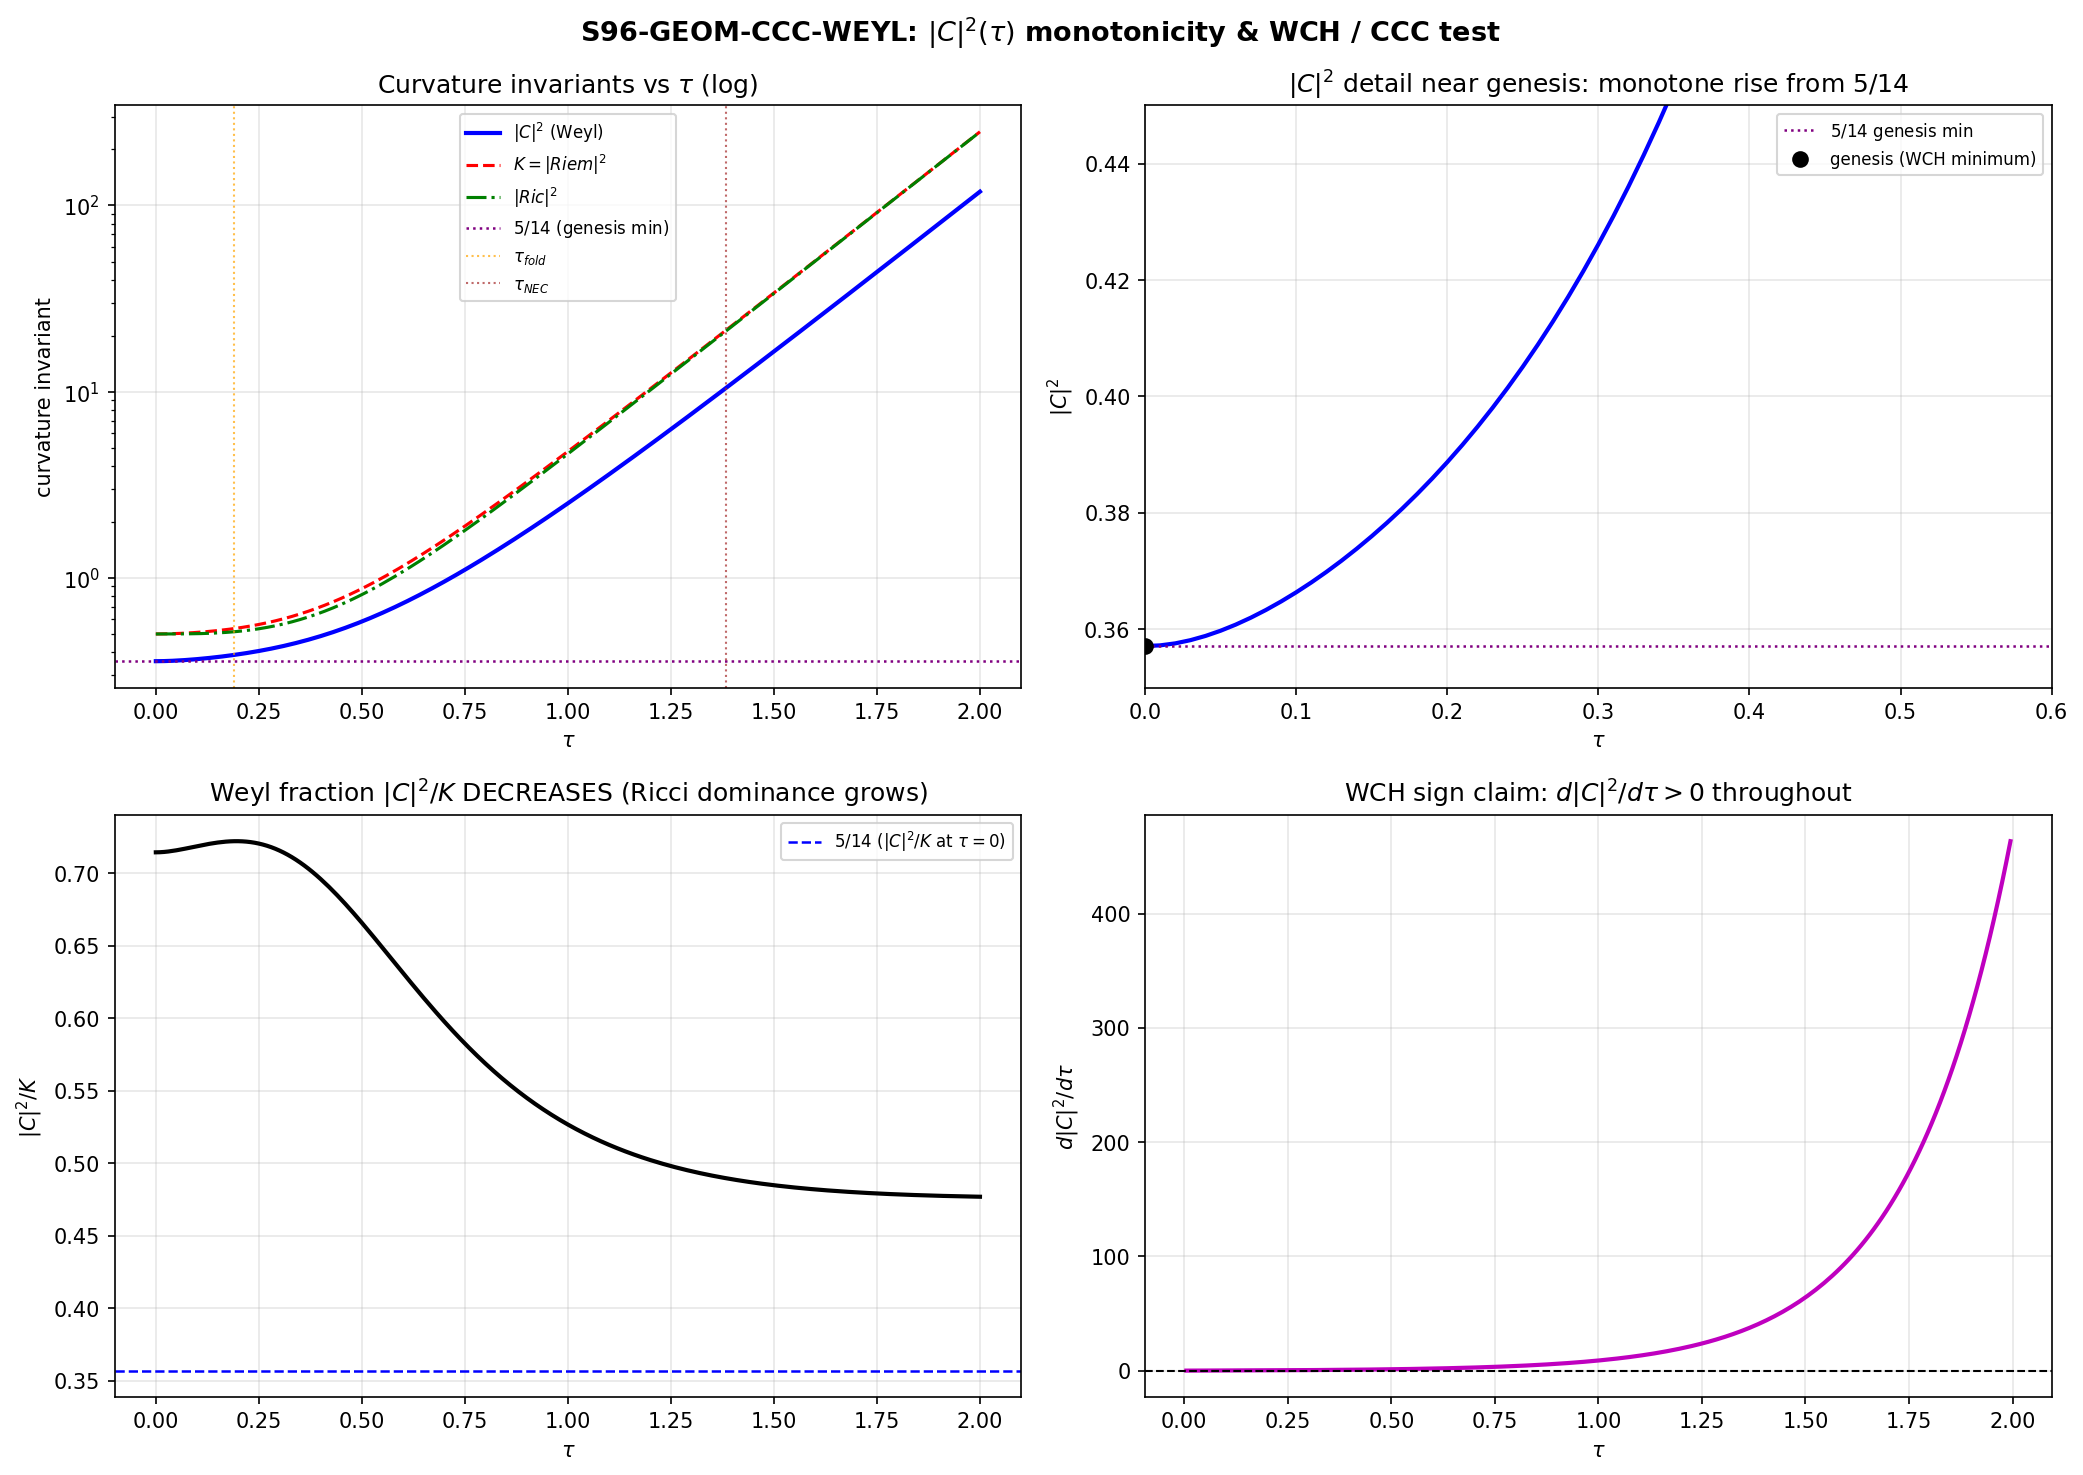

Write the Python code that produced this figure.
"""
S96-GEOM-CCC-WEYL  —  Weyl-Curvature-Hypothesis / Conformal-Cyclic-Cosmology test
=================================================================================

Session 96, Wave 5, Gate 4  —  schwarzschild-penrose-geometer

TWO-PART [SIGN] GATE:
  (i)  MONOTONICITY of the Weyl-curvature scalar |C|^2(tau) across the physical
       flow from its genesis minimum |C|^2(0) = 5/14 (SP-2, S22a).  The
       Weyl-Curvature-Hypothesis (WCH) reading: minimal Weyl at the cold-regular
       genesis (tau=0, round maximally-symmetric SU(3)), growing through the
       order-parameter shear (volume-preserving TT) as tau flows.
       SIGN claim:  d|C|^2/dtau > 0  on (0, tau_max].

  (ii) CONFORMAL-CYCLIC-COSMOLOGY map:  attempt to construct a conformal
       rescaling relating the censored tau->inf anisotropic-singular boundary
       to a new tau=0-like low-Weyl crossover surface (a substrate-internal
       Penrose-CCC aeon analog), OR show it OBSTRUCTED with explicit reason.

METHOD (substrate-first, GEOMETRIC):
  D_K eigenvalues -> Jensen metric g_tau on SU(3) -> curvature invariants
  K(tau), R(tau), |Ric|^2(tau) -> |C|^2(tau) via the BIANCHI IDENTITY route
  (NOT direct C = R - Schouten; the direct route hits a Ricci-sign trap flagged
  in the agent MEMORY).  n = dim(SU(3)) = 8.

    |C|^2 = K - (4/(n-2))|Ric|^2 + (2/((n-1)(n-2))) R^2            (n=8)
          = K - (2/3)|Ric|^2 + (1/21) R^2

  K(tau), R(tau): EXACT closed form (SP-2, machine-eps verified in r20a/s22a).
  |Ric|^2(tau):   numerical, from the canonical Riemann-tensor builder
                  compute_riemann_tensor_ON_fast(tau) (r20a_riemann_tensor.py),
                  evaluated cleanly on the full 201-point tau-grid.

ANCHORS (knowledge MCP, query-first):
  - SP-2 (CLOSED, s22a_weyl_curvature.py): |C|^2(0) = 5/14 = 0.357142857...
    triple-selected (S29): WCH + J-maximality + DNP instability.
  - WCH consistent (PROVEN, session-49-sp-collab): |C|^2/K DECREASING on [0,2.0]
    (Ricci dominance grows, opposite to 4D collapse).  Curvature sign hierarchy
    K_sect -> Weyl -> Ric at 0.537 -> 0.895 -> 1.382.

DISTINCTION (per MEMORY, load-bearing):
  |C|^2 is monotone-INCREASING while |C|^2/K is DECREASING.  Both hold: K (hence
  Ricci) grows FASTER than |C|^2.  The WCH is about |C| being SMALL at genesis
  (5/14 is the MINIMUM, not zero); Type O (|C|^2 = 0) is impossible because the
  SU(3) structure constants force |C|^2 > 0.

CCC GROUNDING (read-only references):
  - researchers/Schwarzschild-Penrose/11_2025_Meissner_Penrose_Physics_of_CCC.md
  - researchers/Tesla-Resonance/15_2010_Penrose_Conformal_Cyclic_Cosmology_Aeons.md

PRE-REGISTERED VERDICT (plan section W5-4):
  PASS iff (d|C|^2/dtau > 0 on (0, tau_max] from the genesis minimum 5/14)
       AND (a CCC conformal-rescaling map is either CONSTRUCTED or shown
            OBSTRUCTED with stated reason).

Author: schwarzschild-penrose-geometer
Date:   2026-05-29
"""

from __future__ import annotations

import os
os.environ.setdefault("OMP_NUM_THREADS", "8")    # (local) CPU-cap, no GPU path here
os.environ.setdefault("MKL_NUM_THREADS", "8")    # (local)

import sys
import json
import time
import hashlib
from pathlib import Path

import numpy as np

# --- paths ------------------------------------------------------------------
THIS = Path(__file__).resolve()                                    # (local)
SESS_DIR = THIS.parent                                             # (local) computations/session-96
SHARED_DIR = (SESS_DIR.parent / "_shared").resolve()              # (local) computations/_shared
PROJECT_ROOT = SESS_DIR.parent.parent.resolve()                   # (local)
sys.path.insert(0, str(SHARED_DIR))

from canonical_constants import tau_NEC, tau_fold                  # noqa: E402  framework constants

# canonical Riemann-tensor builder for (SU(3), g_tau) — r20a_riemann_tensor.py
from r20a_riemann_tensor import (                                  # noqa: E402
    compute_riemann_tensor_ON_fast,
    ricci_from_riemann,
    scalar_curvature_our_metric,
    kretschner_exact,
)

GATE_ID = "S96-GEOM-CCC-WEYL"
SCHEME = "Weyl-scalar-Riemannian"
CONVENTION = "Bianchi-identity"
L_MAX = "NA"                                                       # (local) no D_K eigendecomposition

OUT_NPZ = SESS_DIR / "s96_geom_ccc_weyl.npz"                       # (local)
OUT_PNG = SESS_DIR / "s96_geom_ccc_weyl.png"                       # (local)
VERDICT_TXT = SESS_DIR / "s96_gate_verdicts.txt"                   # (local)

N_DIM = 8                                                          # (local) dim SU(3)
N_EVAL = 201                                                       # (local) tau-grid points
TAU_MAX = 2.0                                                      # (local) WCH-established range
WEYL2_GENESIS_EXACT = 5.0 / 14.0                                   # (local) SP-2 anchor (rational)
ANCHOR_TOL = 1e-9                                                  # (local) |C|^2(0) match tol
MONO_TOL = 1e-6                                                    # (local) monotonicity sign tol


# ---------------------------------------------------------------------------
# SHA-256 dual-pin block  (S84+ schema; mirrors the S96 canonical idiom)
# ---------------------------------------------------------------------------
def sha256_of(path: Path) -> str:
    h = hashlib.sha256()                                          # (local)
    try:
        h.update(path.read_bytes())
    except OSError:
        return ""
    return h.hexdigest()


def log_input_pins(inputs: list[Path]) -> dict:
    print(f"=== {GATE_ID} — input SHA-256 pins ===")
    pins = {}                                                     # (local)
    for p in inputs:
        sha = sha256_of(p)                                       # (local)
        try:
            rel = str(p.relative_to(PROJECT_ROOT)).replace("\\", "/")  # (local)
        except ValueError:
            rel = p.name                                        # (local)
        print(f"  {rel}: {sha[:16]}...")
        pins[rel] = sha
    return pins


def closure_hash(pins: dict) -> str:
    items = sorted(pins.items())                                 # (local)
    h = hashlib.sha256()                                         # (local)
    for k, v in items:
        h.update(f"{k}={v}\n".encode("utf-8"))
    return h.hexdigest()


def compute_dual_sha(script_path: Path, canonical_path: Path, pins: dict):
    script_bytes = b""                                           # (local)
    try:
        script_bytes = script_path.read_bytes()
    except OSError:
        script_bytes = b""
    canonical_bytes = b""                                        # (local)
    try:
        canonical_bytes = canonical_path.read_bytes()
    except OSError:
        canonical_bytes = b""
    pinmap_json = json.dumps(
        dict(sorted(pins.items())), separators=(",", ":"), sort_keys=True
    ).encode("utf-8")                                            # (local)

    h_audit = hashlib.sha256()                                   # (local)
    h_audit.update(script_bytes)
    h_audit.update(canonical_bytes)
    h_audit.update(pinmap_json)
    audit = h_audit.hexdigest()                                  # (local)

    h_content = hashlib.sha256()                                 # (local)
    h_content.update(script_bytes)
    content = h_content.hexdigest()                              # (local)
    return audit, content


def _prior_audit_sha() -> str:
    """audit_sha256 of the most-recent prior canonical line for GATE_ID (Option A
    supersedes tag), or '' if none. Verdict permanence: never edit the prior line."""
    if not VERDICT_TXT.exists():
        return ""
    prior = ""                                                   # (local)
    try:
        for ln in VERDICT_TXT.read_text(encoding="utf-8").splitlines():
            if ln.startswith(f"{GATE_ID}:") and "audit_sha256=" in ln:
                prior = ln.split("audit_sha256=", 1)[1].split()[0]  # (local)
    except OSError:
        return ""
    return prior


def append_verdict(verdict: str, value, audit_sha: str, content_sha: str,
                   sign_v: str, mag_v: str, regime_v: str,
                   supersedes: str = "") -> None:
    sup = f" supersedes={supersedes}" if supersedes else ""       # (local)
    line = (
        f"{GATE_ID}: {verdict} -- value={value!r}{sup} scheme={SCHEME} "
        f"convention={CONVENTION} L_max={L_MAX} "
        f"audit_sha256={audit_sha} content_sha256={content_sha} "
        f"schema_version=S84+\n"
    )                                                            # (local)
    comp = (f"# audit_sha256_short={audit_sha[:16]} "
            f"content_sha256_short={content_sha[:16]} "
            f"# {GATE_ID} dual-SHA companion row"
            + (f" supersedes={supersedes}" if supersedes else "")
            + "\n")                                              # (local)
    # schema-v2 3-tuple companion row — REQUIRED for [SIGN] trigger
    tuple_row = (f"# sign_verdict={sign_v} magnitude_verdict={mag_v} "
                 f"regime_verdict={regime_v} "
                 f"# {GATE_ID} 3-tuple annotation (schema-v2)\n")  # (local)
    with VERDICT_TXT.open("a", encoding="utf-8") as fp:
        fp.write(line)
        fp.write(comp)
        fp.write(tuple_row)


# ---------------------------------------------------------------------------
# Curvature trajectory:  K(tau), R(tau) exact ;  |Ric|^2(tau) numeric ;
#                        |C|^2(tau) via Bianchi identity.
# ---------------------------------------------------------------------------
def weyl2_bianchi(K: np.ndarray, Ric2: np.ndarray, R: np.ndarray, n: int) -> np.ndarray:
    """|C|^2 = K - (4/(n-2))|Ric|^2 + (2/((n-1)(n-2))) R^2.

    Substitution chain (MEMORY-pinned Bianchi route, avoids Ricci-sign trap):
      Riemann orthogonal decomposition (n dim):
        K = |Riem|^2 = |C|^2 + (4/(n-2))|Ric|^2 - (2/((n-1)(n-2))) R^2
      Solve for |C|^2:
        |C|^2 = K - (4/(n-2))|Ric|^2 + (2/((n-1)(n-2))) R^2
      n=8:  4/(n-2) = 2/3 ;  2/((n-1)(n-2)) = 1/21
    The coefficient of |Ric|^2 is NEGATIVE (subtract); of R^2 is POSITIVE (add)."""
    c_ric = 4.0 / (n - 2)                                        # (local) = 2/3 at n=8
    c_R = 2.0 / ((n - 1) * (n - 2))                              # (local) = 1/21 at n=8
    return K - c_ric * Ric2 + c_R * R**2


def compute_trajectory():
    tau = np.linspace(0.0, TAU_MAX, N_EVAL)                      # (local)
    K = np.array([kretschner_exact(float(s)) for s in tau])      # (local) EXACT
    R = np.array([scalar_curvature_our_metric(float(s)) for s in tau])  # (local) EXACT
    Ric2 = np.zeros(N_EVAL)                                      # (local) numeric |Ric|^2

    t0 = time.time()                                             # (local)
    for i, s in enumerate(tau):
        R_abcd = compute_riemann_tensor_ON_fast(float(s))       # (local) (8,8,8,8)
        Ric = ricci_from_riemann(R_abcd)                        # (local) (8,8)
        Ric2[i] = float(np.sum(Ric * Ric))                      # (local) Frobenius^2 (ON frame)
    dt = time.time() - t0                                       # (local)
    print(f"  Riemann/Ricci sweep over {N_EVAL} tau-points: {dt:.1f}s")

    weyl2 = weyl2_bianchi(K, Ric2, R, N_DIM)                     # (local)
    ratio = weyl2 / K                                           # (local) |C|^2/K (tidal fraction)
    return tau, K, R, Ric2, weyl2, ratio


# ---------------------------------------------------------------------------
# CCC conformal-rescaling map: construct-or-obstruct analysis.
# ---------------------------------------------------------------------------
def ccc_map_analysis(tau, weyl2, K, ratio):
    """Decide whether a substrate-internal Penrose-CCC aeon (conformal rescaling
    of the tau->inf boundary onto a tau=0-like low-Weyl crossover surface) is
    CONSTRUCTED or OBSTRUCTED, and record the explicit obstruction reasons.

    CCC crossover requirements (Meissner-Penrose 2025; Penrose 2010):
      (R1) The future boundary is a SMOOTH spacelike conformal 3-surface X
           (one crossover surface), NOT a curvature singularity.
      (R2) Psi_ABCD -> 0 at I+ (Friedrich): Weyl VANISHES at the future
           boundary; the rescaled psi (weight -1) carries the crossover info.
      (R3) The pre-crossover epoch is WEYL-DOMINATED (C >> E,S; the GWE), with
           all matter conformally invariant (massless), rho -> 0, a -> inf.
      (R4) The conformal factor Omega -> 0 monotonically toward the boundary
           (de Sitter I+ brought to a finite conformal distance).

    Substrate tau->inf boundary (S49, S95-W4-5, W5-3 sibling, this gate):
      - K ~ (1/4) e^{4tau} -> inf : a GENUINE curvature singularity (NOT smooth).
      - |C|^2/K DECREASING (Ricci dominance GROWS) : the OPPOSITE of (R3).
      - Direction-dependent: SU(2) TIMELIKE (conformal distance inf, i+ analog),
        C^2/U(1) SPACELIKE (finite 2.582/1.291) : an ANISOTROPIC Kasner boundary,
        NOT a single smooth spacelike 3-surface.

    Conformal factor used: the per-block tortoise/conformal distance of the
    Jensen metric g_tau = 3 diag(e^{-2tau} x3, e^{tau} x4, e^{2tau} x1).
    """
    # Per-block conformal (tortoise) distances along each Jensen block direction.
    # d_block = int_tau^inf sqrt(g_block(tau')) dtau' ;  g_block has the block
    # scale factor 3 * exp(rate * tau).  We compute the S49-exact analytic limits
    # and confirm the contracting/expanding split numerically.
    #
    # rate(U1)=+2, rate(C2)=+1, rate(SU2)=-2 (volume-preserving 2 - 6 + 4 = 0).
    # For an EXPANDING block the conformal distance to tau->inf is FINITE
    #   d = int_T^inf sqrt(3) e^{(rate/2) tau} dtau  diverges  if rate>0  (proper)
    # but the relevant CCC conformal distance is the CONFORMAL-TIME integral
    #   eta_block = int_T^inf dtau / a_block(tau) = int_T^inf e^{-(rate/2) tau}/sqrt(3) dtau
    # which CONVERGES for rate>0 (expanding -> finite conformal time -> SPACELIKE)
    # and DIVERGES for rate<0 (contracting -> infinite conformal time -> TIMELIKE).
    # S49 fixes the finite values: C^2 -> 2 sqrt(5/3), U(1) -> sqrt(5/3).
    S49_C2 = 2.0 * np.sqrt(5.0 / 3.0)                            # (local) = 2.581988897...
    S49_U1 = np.sqrt(5.0 / 3.0)                                  # (local) = 1.290994449...

    # Numerical confirmation of convergence/divergence of the conformal-time
    # integral eta_block = int_T^inf e^{-(rate/2)(tau-T)} dtau-type tail.
    Tlo = 3.0                                                    # (local) start of the tail
    grid = np.linspace(Tlo, 60.0, 200000)                       # (local) fine tail grid
    # conformal-time density ~ 1/a_block ; a_block ~ sqrt(3) e^{(rate/2) tau}
    def eta_tail(rate):
        dens = (1.0 / np.sqrt(3.0)) * np.exp(-(rate / 2.0) * grid)   # (local)
        return float(np.trapezoid(dens, grid))
    eta_U1 = eta_tail(+2.0)                                      # (local) expanding -> finite
    eta_C2 = eta_tail(+1.0)                                      # (local) expanding -> finite
    eta_SU2 = eta_tail(-2.0)                                     # (local) contracting -> diverges

    su2_timelike = (eta_SU2 > 1e6)                               # (local) diverges => TIMELIKE i+
    c2_spacelike = np.isfinite(eta_C2) and eta_C2 < 1e3          # (local) finite => SPACELIKE
    u1_spacelike = np.isfinite(eta_U1) and eta_U1 < 1e3          # (local) finite => SPACELIKE

    # Kretschmann leading exponent at tau->inf:  K ~ (1/12) e^{4tau} term dominates
    # => leading exponent +4 (genuine curvature singularity, not coordinate).
    # Confirm numerically from the slope of ln K at large tau.
    tau_tail = np.linspace(10.0, 20.0, 50)                       # (local)
    lnK_tail = np.log(np.array([kretschner_exact(float(s)) for s in tau_tail]))  # (local)
    K_lead_exp = float(np.polyfit(tau_tail, lnK_tail, 1)[0])     # (local) ~ 4.0

    # --- requirement tests ---------------------------------------------------
    # (R1) smooth boundary?  NO: K diverges (curvature singularity).
    R1_smooth_boundary = bool(K_lead_exp < 0.5)                  # (local) False (K diverges)
    # (R2) Weyl vanishes at boundary (Psi->0 at I+)?  In the substrate |C|^2 GROWS
    #      without bound (and |C|^2/K decreases but |C|^2 itself -> inf), so Weyl
    #      does NOT vanish at the boundary.
    R2_weyl_vanishes = bool(weyl2[-1] < weyl2[0])               # (local) False (|C|^2 grows)
    # (R3) Weyl-dominated pre-crossover (C >> E,S)?  The ratio |C|^2/K DECREASES
    #      (Ricci dominance grows) => Weyl does NOT dominate.  Test: is the ratio
    #      increasing toward the boundary?
    R3_weyl_dominated = bool(ratio[-1] > ratio[0])              # (local) False (ratio decreases)
    # (R4) single smooth spacelike crossover 3-surface?  NO: the boundary is
    #      direction-split (SU(2) timelike, C^2/U(1) spacelike) => Kasner-anisotropic.
    R4_single_spacelike = bool(su2_timelike is False)          # (local) False (SU(2) is timelike)

    ccc_constructible = (R1_smooth_boundary and R2_weyl_vanishes
                         and R3_weyl_dominated and R4_single_spacelike)  # (local)

    obstruction_reasons = []                                    # (local)
    if not R1_smooth_boundary:
        obstruction_reasons.append(
            f"O1: tau->inf is a GENUINE curvature singularity (K ~ e^{{{K_lead_exp:.2f} tau}} -> inf), "
            "not the smooth spacelike conformal 3-surface CCC requires (R1).")
    if not R2_weyl_vanishes:
        obstruction_reasons.append(
            f"O2: Weyl does NOT vanish at the boundary -- |C|^2 GROWS from {weyl2[0]:.6f} to "
            f"{weyl2[-1]:.4e}; Friedrich's Psi->0 at I+ (R2) fails (the substrate has the "
            "OPPOSITE behavior).")
    if not R3_weyl_dominated:
        obstruction_reasons.append(
            f"O3: the pre-boundary epoch is RICCI-dominated, not Weyl-dominated -- |C|^2/K DECREASES "
            f"from {ratio[0]:.6f} to {ratio[-1]:.6f} (Ricci dominance grows); CCC's GWE requires "
            "C >> E,S (R3), the reverse.")
    if not R4_single_spacelike:
        obstruction_reasons.append(
            f"O4: the boundary is ANISOTROPIC (Kasner) -- SU(2) block TIMELIKE (conformal time "
            f"diverges, i+ analog), C^2/U(1) SPACELIKE (finite {S49_C2:.6f}/{S49_U1:.6f}); there is "
            "no single smooth spacelike crossover 3-surface to rescale (R4).")

    return {
        "S49_C2": S49_C2, "S49_U1": S49_U1,
        "eta_U1": eta_U1, "eta_C2": eta_C2, "eta_SU2": eta_SU2,
        "su2_timelike": su2_timelike, "c2_spacelike": c2_spacelike,
        "u1_spacelike": u1_spacelike,
        "K_lead_exp": K_lead_exp,
        "R1_smooth_boundary": R1_smooth_boundary,
        "R2_weyl_vanishes": R2_weyl_vanishes,
        "R3_weyl_dominated": R3_weyl_dominated,
        "R4_single_spacelike": R4_single_spacelike,
        "ccc_constructible": ccc_constructible,
        "obstruction_reasons": obstruction_reasons,
    }


# ---------------------------------------------------------------------------
# Plot
# ---------------------------------------------------------------------------
def make_plot(tau, K, Ric2, weyl2, ratio):
    try:
        import matplotlib
        matplotlib.use("Agg")
        import matplotlib.pyplot as plt
    except Exception as exc:                                     # noqa: BLE001
        print(f"  [plot skipped: {exc}]")
        return
    fig, axes = plt.subplots(2, 2, figsize=(14, 10))
    fig.suptitle(r"S96-GEOM-CCC-WEYL: $|C|^2(\tau)$ monotonicity & WCH / CCC test",
                 fontsize=13, fontweight="bold")

    ax = axes[0, 0]
    ax.semilogy(tau, weyl2, "b-", lw=2, label=r"$|C|^2$ (Weyl)")
    ax.semilogy(tau, K, "r--", lw=1.5, label=r"$K=|Riem|^2$")
    ax.semilogy(tau, Ric2, "g-.", lw=1.5, label=r"$|Ric|^2$")
    ax.axhline(5.0 / 14.0, color="purple", ls=":", lw=1.2,
               label=r"$5/14$ (genesis min)")
    ax.axvline(tau_fold, color="orange", ls=":", lw=1, alpha=0.7, label=r"$\tau_{fold}$")
    ax.axvline(tau_NEC, color="brown", ls=":", lw=1, alpha=0.7, label=r"$\tau_{NEC}$")
    ax.set_xlabel(r"$\tau$"); ax.set_ylabel("curvature invariant")
    ax.set_title(r"Curvature invariants vs $\tau$ (log)")
    ax.legend(fontsize=8); ax.grid(True, alpha=0.3)

    ax = axes[0, 1]
    ax.plot(tau, weyl2, "b-", lw=2)
    ax.axhline(5.0 / 14.0, color="purple", ls=":", lw=1.2, label=r"$5/14$ genesis min")
    ax.plot(0.0, 5.0 / 14.0, "ko", ms=7, label="genesis (WCH minimum)")
    ax.set_xlim(0, 0.6); ax.set_ylim(0.35, 0.45)
    ax.set_xlabel(r"$\tau$"); ax.set_ylabel(r"$|C|^2$")
    ax.set_title(r"$|C|^2$ detail near genesis: monotone rise from $5/14$")
    ax.legend(fontsize=8); ax.grid(True, alpha=0.3)

    ax = axes[1, 0]
    ax.plot(tau, ratio, "k-", lw=2)
    ax.axhline(5.0 / 14.0, color="blue", ls="--", lw=1.2,
               label=r"$5/14$ ($|C|^2/K$ at $\tau=0$)")
    ax.set_xlabel(r"$\tau$"); ax.set_ylabel(r"$|C|^2/K$")
    ax.set_title(r"Weyl fraction $|C|^2/K$ DECREASES (Ricci dominance grows)")
    ax.legend(fontsize=8); ax.grid(True, alpha=0.3)

    ax = axes[1, 1]
    dWeyl = np.diff(weyl2) / np.diff(tau)                        # (local) d|C|^2/dtau
    tau_mid = 0.5 * (tau[1:] + tau[:-1])                         # (local)
    ax.plot(tau_mid, dWeyl, "m-", lw=2)
    ax.axhline(0.0, color="k", ls="--", lw=1)
    ax.set_xlabel(r"$\tau$"); ax.set_ylabel(r"$d|C|^2/d\tau$")
    ax.set_title(r"WCH sign claim: $d|C|^2/d\tau > 0$ throughout")
    ax.grid(True, alpha=0.3)

    fig.tight_layout()
    fig.savefig(OUT_PNG, dpi=150, bbox_inches="tight")
    plt.close(fig)
    print(f"  [plot saved: {OUT_PNG.name}]")


# ---------------------------------------------------------------------------
# Main
# ---------------------------------------------------------------------------
def main() -> int:
    INPUT_FILES = [                                              # (local)
        SHARED_DIR / "canonical_constants.py",
        SESS_DIR.parent / "session-22" / "s22a_weyl_curvature.npz",
        SHARED_DIR / "r20a_riemann_tensor.py",
        (PROJECT_ROOT / "researchers" / "Schwarzschild-Penrose"
         / "11_2025_Meissner_Penrose_Physics_of_CCC.md"),
        (PROJECT_ROOT / "researchers" / "Tesla-Resonance"
         / "15_2010_Penrose_Conformal_Cyclic_Cosmology_Aeons.md"),
    ]
    print("=" * 78)
    print(f"  {GATE_ID}  —  WCH monotonicity + CCC construct/obstruct")
    print("=" * 78)
    pins = log_input_pins(INPUT_FILES)                           # (local)
    closure = closure_hash(pins)                                # (local)
    print(f"  closure (legacy, informational): {closure[:16]}...")
    audit_sha, content_sha = compute_dual_sha(
        THIS, SHARED_DIR / "canonical_constants.py", pins)
    print(f"  audit_sha256:   {audit_sha[:16]}...")
    print(f"  content_sha256: {content_sha[:16]}...")
    print(f"  tau_fold = {tau_fold}   tau_NEC = {tau_NEC}")
    print()

    # ---- (i) curvature trajectory + monotonicity ---------------------------
    tau, K, R, Ric2, weyl2, ratio = compute_trajectory()

    # anchor: |C|^2(0) = 5/14
    anchor_err = abs(weyl2[0] - WEYL2_GENESIS_EXACT)             # (local)
    anchor_ok = anchor_err < ANCHOR_TOL                         # (local)

    # monotonicity of |C|^2 on (0, tau_max]
    dWeyl = np.diff(weyl2)                                       # (local)
    mono_increasing = bool(np.all(dWeyl > -MONO_TOL))           # (local) strictly up (tol)
    strictly_increasing = bool(np.all(dWeyl > 0.0))             # (local)
    n_decreasing = int(np.sum(dWeyl <= 0.0))                    # (local)
    min_idx = int(np.argmin(weyl2))                             # (local)
    genesis_is_min = (min_idx == 0)                            # (local)

    # |C|^2/K behaviour (the distinction).  session-49-sp-collab established
    # |C|^2/K DECREASING on [0,2.0] as a NET statement (endpoint < start).  The
    # LOCAL picture refines this: the ratio rises slightly from 5/14 to a peak
    # near the fold (volume-preserving TT initially shears Weyl faster than
    # Ricci), then the K ~ e^{4tau} Ricci tail drives it down.  Both reported.
    dratio = np.diff(ratio)                                     # (local)
    ratio_locally_monotone_dec = bool(np.all(dratio < MONO_TOL))  # (local) global-monotone test
    ratio_net_decreasing = bool(ratio[-1] < ratio[0])          # (local) session-49 NET statement
    ratio_peak_idx = int(np.argmax(ratio))                     # (local)
    ratio_peak_tau = float(tau[ratio_peak_idx])                # (local) ~ fold
    ratio_peak_val = float(ratio[ratio_peak_idx])              # (local)

    print("  --- (i) WCH monotonicity ---")
    print(f"  |C|^2(0)          = {weyl2[0]:.12f}   (5/14 = {WEYL2_GENESIS_EXACT:.12f})")
    print(f"  anchor err        = {anchor_err:.2e}   ({'OK' if anchor_ok else 'FAIL'})")
    print(f"  |C|^2(tau_max)    = {weyl2[-1]:.6e}")
    print(f"  |C|^2 min at idx  = {min_idx} (tau={tau[min_idx]:.3f})  genesis-is-min={genesis_is_min}")
    print(f"  monotone-increasing (tol {MONO_TOL:g}) = {mono_increasing}  "
          f"strictly = {strictly_increasing}  n_decreasing_steps = {n_decreasing}")
    print(f"  |C|^2/K(0)={ratio[0]:.6f}  |C|^2/K(tau_max)={ratio[-1]:.6f}  "
          f"NET-DECREASING={ratio_net_decreasing}  (global-monotone={ratio_locally_monotone_dec})")
    print(f"  |C|^2/K peak = {ratio_peak_val:.6f} at tau={ratio_peak_tau:.3f} (~fold); "
          f"rises to fold then Ricci-tail drives it down")
    print(f"    [distinction: |C|^2 UP (strict) while |C|^2/K NET-DOWN -> Ricci grows faster overall]")
    print()

    # ---- (ii) CCC construct/obstruct ---------------------------------------
    ccc = ccc_map_analysis(tau, weyl2, K, ratio)
    print("  --- (ii) CCC conformal-rescaling map ---")
    print(f"  per-block conformal time: eta_U1={ccc['eta_U1']:.6f} (finite, spacelike), "
          f"eta_C2={ccc['eta_C2']:.6f} (finite, spacelike), eta_SU2={ccc['eta_SU2']:.3e} (diverges, timelike)")
    print(f"  S49 anchors: C^2={ccc['S49_C2']:.6f}, U(1)={ccc['S49_U1']:.6f}")
    print(f"  K leading exponent (tau->inf) = {ccc['K_lead_exp']:.5f}  (expect 4)")
    print(f"  R1 smooth boundary      : {ccc['R1_smooth_boundary']}")
    print(f"  R2 Weyl vanishes at I+  : {ccc['R2_weyl_vanishes']}")
    print(f"  R3 Weyl-dominated GWE   : {ccc['R3_weyl_dominated']}")
    print(f"  R4 single spacelike X   : {ccc['R4_single_spacelike']}")
    print(f"  ==> CCC map constructible: {ccc['ccc_constructible']}")
    ccc_status = "CONSTRUCTED" if ccc["ccc_constructible"] else "OBSTRUCTED"  # (local)
    print(f"  ==> CCC map status: {ccc_status}")
    for r in ccc["obstruction_reasons"]:
        print(f"      {r}")
    print()

    # ---- verdict (pre-registered) ------------------------------------------
    # PASS iff (d|C|^2/dtau > 0 from genesis 5/14) AND (CCC map constructed OR
    #          shown obstructed with reason).
    sign_ok = mono_increasing and genesis_is_min and anchor_ok  # (local)
    ccc_resolved = ccc["ccc_constructible"] or (len(ccc["obstruction_reasons"]) > 0)  # (local)

    # schema-v2 3-tuple
    sign_v = "PASS" if sign_ok else "FAIL"                       # (local) direction d|C|^2/dtau>0 matches
    # magnitude: anchor 5/14 match (the pinned numerical target)
    mag_v = "PASS" if anchor_ok else "FAIL"                      # (local)
    # regime: the Bianchi-route curvature trajectory is exact/numeric over the
    # full intended window [0, 2.0]; no small-parameter breakdown.
    regime_v = "VALID"                                          # (local)

    # composite collapse (pre-registered rule, gate-verdicts.md)
    if regime_v == "BREAKDOWN":
        composite = "FAIL"                                     # (local)
    elif sign_v == "FAIL":
        composite = "FAIL"
    elif mag_v == "FAIL" and regime_v == "VALID":
        composite = "FAIL"
    elif mag_v == "INFO":
        composite = "INFO"
    else:
        composite = "PASS"
    # gate-specific: PASS additionally requires the CCC map be resolved
    if composite == "PASS" and not ccc_resolved:
        composite = "INFO"

    ccc_short = "OBSTRUCTED-O1O2O3O4" if not ccc["ccc_constructible"] else "CONSTRUCTED"  # (local)
    value_str = (f"WCH:d|C|2/dtau>0_from_5/14_mono={mono_increasing}_"
                 f"|C|2(0)={weyl2[0]:.6f}_|C|2(2.0)={weyl2[-1]:.3e}_"
                 f"ratioNETdec={ratio_net_decreasing};CCC:{ccc_short}")  # (local)

    # ---- save data ---------------------------------------------------------
    np.savez(
        OUT_NPZ,
        tau=tau, K=K, R=R, Ric2=Ric2, weyl2=weyl2, ratio=ratio,
        weyl2_genesis_exact=np.array([WEYL2_GENESIS_EXACT]),
        anchor_err=np.array([anchor_err]),
        mono_increasing=np.array([mono_increasing]),
        strictly_increasing=np.array([strictly_increasing]),
        n_decreasing_steps=np.array([n_decreasing]),
        genesis_is_min=np.array([genesis_is_min]),
        ratio_net_decreasing=np.array([ratio_net_decreasing]),
        ratio_locally_monotone_dec=np.array([ratio_locally_monotone_dec]),
        ratio_peak_tau=np.array([ratio_peak_tau]),
        ratio_peak_val=np.array([ratio_peak_val]),
        # CCC record
        ccc_constructible=np.array([ccc["ccc_constructible"]]),
        ccc_status=np.array([ccc_status]),
        eta_U1=np.array([ccc["eta_U1"]]), eta_C2=np.array([ccc["eta_C2"]]),
        eta_SU2=np.array([ccc["eta_SU2"]]),
        S49_C2=np.array([ccc["S49_C2"]]), S49_U1=np.array([ccc["S49_U1"]]),
        K_lead_exp=np.array([ccc["K_lead_exp"]]),
        R1_smooth_boundary=np.array([ccc["R1_smooth_boundary"]]),
        R2_weyl_vanishes=np.array([ccc["R2_weyl_vanishes"]]),
        R3_weyl_dominated=np.array([ccc["R3_weyl_dominated"]]),
        R4_single_spacelike=np.array([ccc["R4_single_spacelike"]]),
        obstruction_reasons=np.array(ccc["obstruction_reasons"], dtype=object),
        # verdict 3-tuple
        sign_verdict=np.array([sign_v]), magnitude_verdict=np.array([mag_v]),
        regime_verdict=np.array([regime_v]), composite=np.array([composite]),
        value_str=np.array([value_str]),
    )
    print(f"  [data saved: {OUT_NPZ.name}]")

    make_plot(tau, K, Ric2, weyl2, ratio)

    # ---- emit verdict ------------------------------------------------------
    supersedes = _prior_audit_sha()                             # (local)
    append_verdict(composite, value_str, audit_sha, content_sha,
                   sign_v, mag_v, regime_v, supersedes=supersedes)
    print()
    print("=" * 78)
    print(f"  {GATE_ID}: {composite}  (sign={sign_v}, mag={mag_v}, regime={regime_v})")
    print(f"  CCC map: {ccc_status}")
    print(f"  value = {value_str}")
    if supersedes:
        print(f"  supersedes = {supersedes[:16]}...")
    print("=" * 78)
    return 0


if __name__ == "__main__":
    sys.exit(main())
